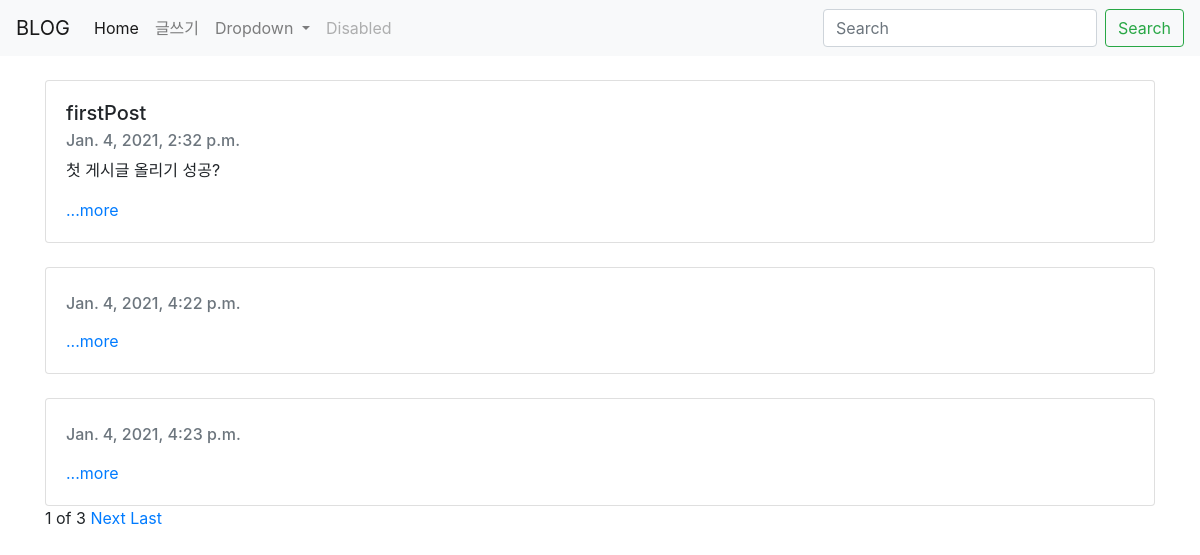
The app's page /, older data.
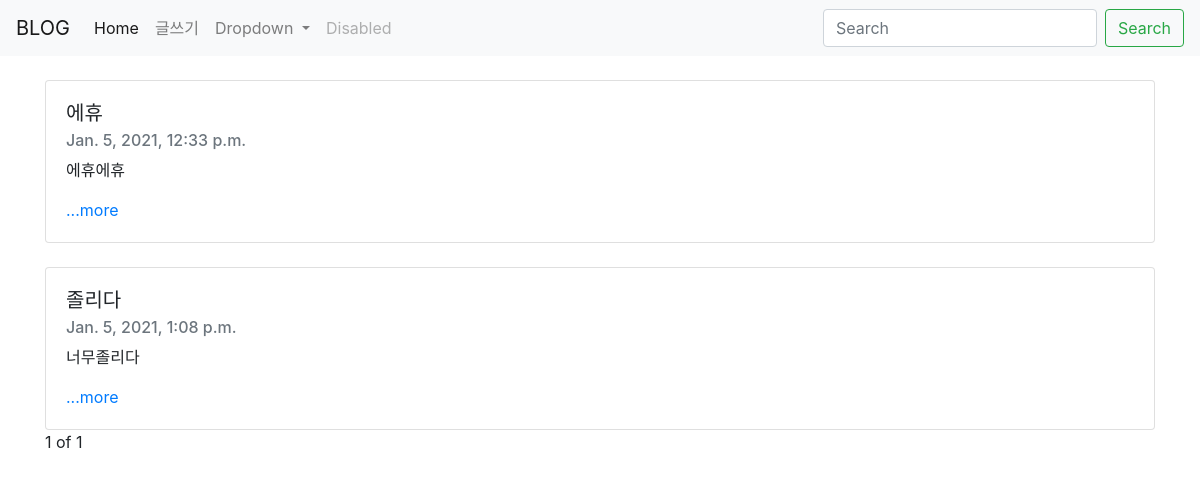
The same page, newer data.
### blog/models.py (models this page shows, shortened)
class Blog(models.Model):
    title = models.CharField(max_length = 200)
    pub_date = models.DateTimeField('date_published')
    body = models.TextField()
    def summary(self):
        return self.body[:100]

### blog/views.py (the view)
# urls.py: 2. Add a URL to urlpatterns:  path('', views.home, name='home')
def home(request):
    blogs = Blog.objects
    blog_list = Blog.objects.all()
    paginator = Paginator(blog_list,3)
    page = request.GET.get('page') # request된 페이지가 뭔지 알아내기
    posts = paginator.get_page(page) # request된 페이지를 얻어온 뒤 return
    return render(request, 'home.html', {'blogs' : blogs, 'posts' : posts})

### blog/templates/home.html (shortened to what this page needs)
{% extends 'base.html' %}
{% block contents %}
  {% for blog in posts %}
    <br>
    <div class = "container">
        <div class="card">
            <div class="card-body">
                <h5 class="card-title">{{ blog.title }}</h5>
                <h6 class="card-subtitle mb-2 text-muted">{{ blog.pub_date }}</h6>
                <p class="card-text">{{ blog.summary }}</p>
                <a href="{% url 'detail' blog.id %}" class="card-link">...more</a>
            </div>
            </div>
    </div>
    {% endfor %}
  <div class="container">
    <span>{{posts.number}}</span>
    <span>of</span>
    <span>{{posts.paginator.num_pages}}</span>
    {% if posts.has_next %}
    <a href="?page={{posts.next_page_number}}">Next</a>
    <a href="?page={{posts.paginator.num_pages}}">Last</a>
    {% endif %}
  </div>
{% endblock %}

### secondproject/templates/base.html (shortened to what this page needs)
<!DOCTYPE html>
<html>
  <head>
    <link rel="stylesheet" href="https://stackpath.bootstrapcdn.com/bootstrap/4.3.1/css/bootstrap.min.css">
  </head>
  <body>
    <nav class="navbar navbar-expand-lg navbar-light bg-light">
      <a class="navbar-brand" href="#">BLOG</a>
      <div class="collapse navbar-collapse" id="navbarSupportedContent">
        <ul class="navbar-nav mr-auto">
          <li class="nav-item active">
            <a class="nav-link" href="">Home <span class="sr-only">(current)</span></a>
          </li>
          <li class="nav-item">
            <a class="nav-link" href="{% url 'new' %}">글쓰기</a>
          </li>
          <li class="nav-item dropdown">
            <a class="nav-link dropdown-toggle" href="#" id="navbarDropdown" role="button" data-toggle="dropdown" aria-haspopup="true" aria-expanded="false">
              Dropdown
            </a>
          </li>
          <li class="nav-item">
            <a class="nav-link disabled" href="#">Disabled</a>
          </li>
        </ul>
        <form class="form-inline my-2 my-lg-0">
          <input class="form-control mr-sm-2" type="search" placeholder="Search" aria-label="Search">
          <button class="btn btn-outline-success my-2 my-sm-0" type="submit">Search</button>
        </form>
      </div>
    </nav>
    {% block contents %}
    {% endblock %}
  </body>
</html>

Row changes from the older to the newer data that the page shows:
removed Blog: title "firstPost", pub_date "Jan. 4, 2021, 2:32 p.m.", summary "첫 게시글 올리기 성공?"
removed Blog: pub_date "Jan. 4, 2021, 4:22 p.m."
removed Blog: pub_date "Jan. 4, 2021, 4:23 p.m."
added Blog: title "에휴", pub_date "Jan. 5, 2021, 12:33 p.m.", summary "에휴에휴"
added Blog: title "졸리다", pub_date "Jan. 5, 2021, 1:08 p.m.", summary "너무졸리다"
Text that changed along with them:
{{ posts.paginator.num_pages }}: "3" → "1"
text no longer shown: "Next Last"
